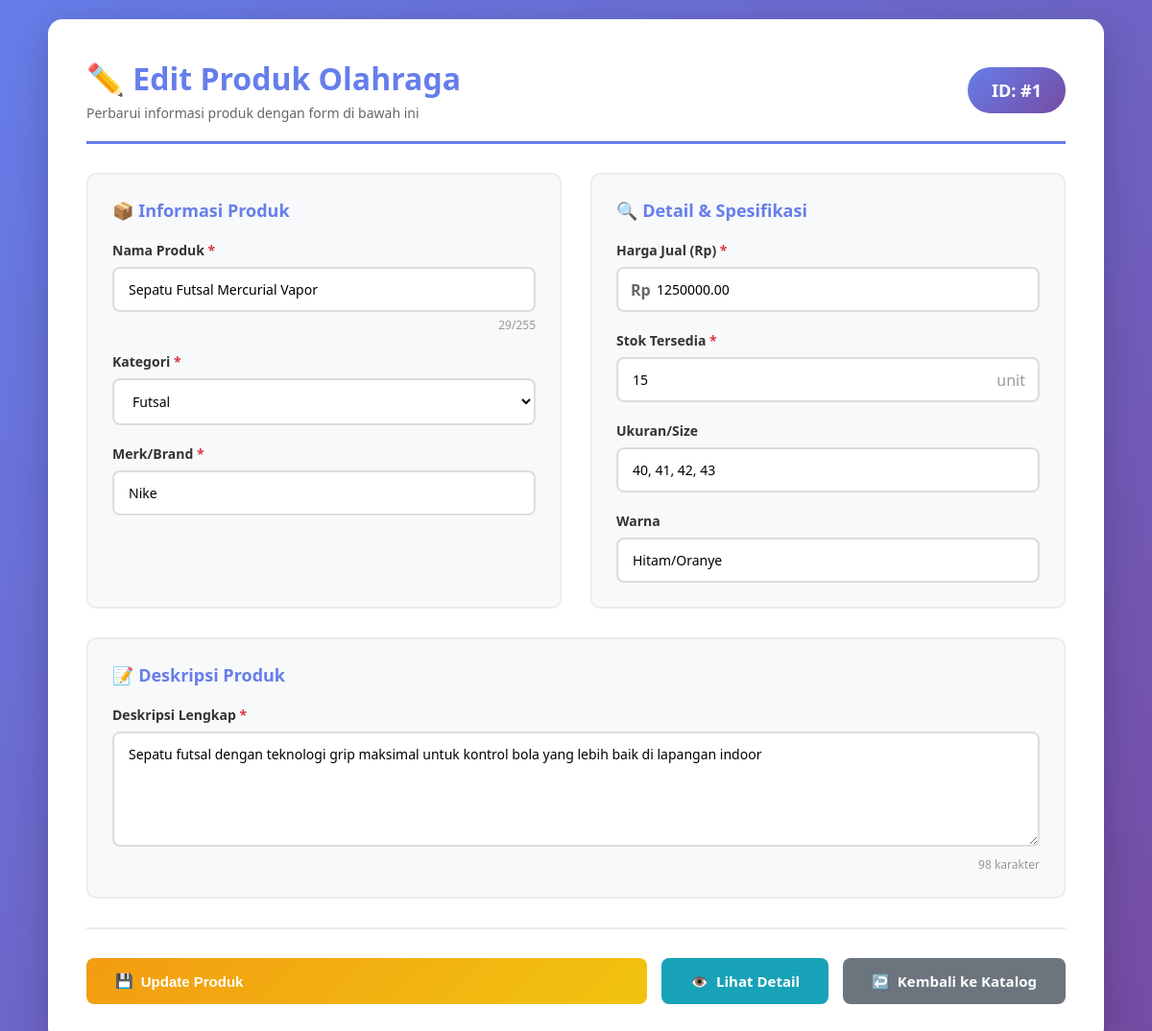
The page /edit.php?id=1 on the database its author committed.
### tables this page shows
CREATE TABLE IF NOT EXISTS produk_olahraga (
    id INT AUTO_INCREMENT PRIMARY KEY,
    nama_produk VARCHAR(255) NOT NULL,
    kategori ENUM('Sepakbola', 'Basket', 'Badminton', 'Futsal', 'Voli', 'Tenis', 'Fitness', 'Renang', 'Lari', 'Aksesoris') NOT NULL,
    merk VARCHAR(100) NOT NULL,
    deskripsi TEXT,
    harga DECIMAL(10,2) NOT NULL,
    stok INT DEFAULT 0,
    ukuran VARCHAR(50),
    warna VARCHAR(50),
    created_at TIMESTAMP DEFAULT CURRENT_TIMESTAMP,
    updated_at TIMESTAMP DEFAULT CURRENT_TIMESTAMP ON UPDATE CURRENT_TIMESTAMP
);

### edit.php (the view, shortened to what this page needs)
<?php
require_once 'config.php';
$id = isset($_GET['id']) ? (int)$_GET['id'] : 0;
$sql = "SELECT * FROM produk_olahraga WHERE id = :id";
$stmt = $pdo->prepare($sql);
$stmt->execute([':id' => $id]);
$produk = $stmt->fetch();
$kategoriList = ['Sepakbola', 'Basket', 'Badminton', 'Futsal', 'Voli', 'Tenis', 'Fitness', 'Renang', 'Lari', 'Aksesoris'];
?>
<!DOCTYPE html>
<html lang="id">
<head>
</head>
<body>
    <div class="container">
        <div class="header-section">
            <div class="header-info">
                <h1>✏️ Edit Produk Olahraga</h1>
                <p class="subtitle">Perbarui informasi produk dengan form di bawah ini</p>
            </div>
            <div class="product-id">ID: #<?= $produk['id'] ?></div>
        </div>
        <form method="POST" action="" id="editForm">
            <div class="form-container">
                <div class="form-section">
                    <h3>📦 Informasi Produk</h3>
                    <div class="form-group">
                        <label for="nama_produk">Nama Produk <span class="required">*</span></label>
                        <input type="text" id="nama_produk" name="nama_produk" value="<?= htmlspecialchars($produk['nama_produk']) ?>" required maxlength="255">
                        <div class="char-count"><span id="nama-count"><?= strlen($produk['nama_produk']) ?></span>/255</div>
                    </div>
                    <div class="form-group">
                        <label for="kategori">Kategori <span class="required">*</span></label>
                        <select id="kategori" name="kategori" required>
                            <?php foreach ($kategoriList as $kat): ?>
                                <option value="<?= $kat ?>" <?= $produk['kategori'] === $kat ? 'selected' : '' ?>><?= $kat ?></option>
                            <?php endforeach; ?>
                        </select>
                    </div>
                    <div class="form-group">
                        <label for="merk">Merk/Brand <span class="required">*</span></label>
                        <input type="text" id="merk" name="merk" value="<?= htmlspecialchars($produk['merk']) ?>" required placeholder="Contoh: Nike, Adidas, Yonex">
                    </div>
                </div>
                <div class="form-section">
                    <h3>🔍 Detail & Spesifikasi</h3>
                    <div class="form-group">
                        <label for="harga">Harga Jual (Rp) <span class="required">*</span></label>
                        <div class="input-group">
                            <span class="price-prefix">Rp</span>
                            <input type="number" id="harga" name="harga" class="price-input" step="0.01" min="0" value="<?= htmlspecialchars($produk['harga']) ?>" required>
                        </div>
                    </div>
                    <div class="form-group">
                        <label for="stok">Stok Tersedia <span class="required">*</span></label>
                        <div class="input-group">
                            <input type="number" id="stok" name="stok" min="0" value="<?= htmlspecialchars($produk['stok']) ?>" required>
                            <span class="input-icon">unit</span>
                        </div>
                    </div>
                    <div class="form-group">
                        <label for="ukuran">Ukuran/Size</label>
                        <input type="text" id="ukuran" name="ukuran" value="<?= htmlspecialchars($produk['ukuran']) ?>" placeholder="Contoh: 40, 41, 42 atau S, M, L, XL">
                    </div>
                    <div class="form-group">
                        <label for="warna">Warna</label>
                        <input type="text" id="warna" name="warna" value="<?= htmlspecialchars($produk['warna']) ?>" placeholder="Contoh: Hitam/Putih, Merah">
                    </div>
                </div>
                <div class="form-section full-width">
                    <h3>📝 Deskripsi Produk</h3>
                    <div class="form-group">
                        <label for="deskripsi">Deskripsi Lengkap <span class="required">*</span></label>
                        <textarea id="deskripsi" name="deskripsi" required placeholder="Jelaskan fitur, spesifikasi, dan keunggulan produk secara detail..."><?= htmlspecialchars($produk['deskripsi']) ?></textarea>
                        <div class="char-count"><span id="desc-count"><?= strlen($produk['deskripsi']) ?></span> karakter</div>
                    </div>
                </div>
            </div>
            <div class="button-group">
                <button type="submit" class="btn btn-warning">
                    <span>💾</span> Update Produk
                </button>
                <a href="detail.php?id=<?= $produk['id'] ?>" class="btn btn-info">
                    <span>👁️</span> Lihat Detail
                </a>
                <a href="index.php" class="btn btn-secondary">
                    <span>↩️</span> Kembali ke Katalog
                </a>
            </div>
        </form>
    </div>
</body>
</html>

### edit.php (style rules this page uses)
* { margin: 0; padding: 0; box-sizing: border-box; }
body { font-family: 'Segoe UI', Tahoma, Geneva, Verdana, sans-serif; background: linear-gradient(135deg, #667eea 0%, #764ba2 100%); padding: 20px; min-height: 100vh; }
.container { max-width: 1100px; margin: 0 auto; background: white; padding: 40px; border-radius: 15px; box-shadow: 0 10px 40px rgba(0,0,0,0.2); }
.header-section { display: flex; justify-content: space-between; align-items: center; margin-bottom: 30px; padding-bottom: 20px; border-bottom: 3px solid #667eea; }
.header-info h1 { color: #667eea; margin-bottom: 5px; font-size: 32px; }
.header-info .subtitle { color: #666; font-size: 14px; }
.product-id { background: linear-gradient(135deg, #667eea 0%, #764ba2 100%); color: white; padding: 12px 25px; border-radius: 25px; font-weight: 700; font-size: 18px; }
.form-container { display: grid; grid-template-columns: 1fr 1fr; gap: 30px; }
.form-section { background: #f8f9fa; padding: 25px; border-radius: 10px; border: 2px solid #e9ecef; }
.form-section h3 { color: #667eea; margin-bottom: 20px; font-size: 18px; display: flex; align-items: center; gap: 10px; }
.form-group { margin-bottom: 20px; }
.form-group:last-child { margin-bottom: 0; }
label { display: block; margin-bottom: 8px; font-weight: 600; color: #333; font-size: 14px; }
input, textarea, select { width: 100%; padding: 12px 15px; border: 2px solid #ddd; border-radius: 8px; font-size: 14px; font-family: inherit; transition: all 0.3s; }
textarea { min-height: 120px; resize: vertical; }
select { background: white; cursor: pointer; }
.input-group { position: relative; }
.input-icon { position: absolute; right: 15px; top: 50%; transform: translateY(-50%); color: #999; }
.price-input { padding-left: 40px !important; }
.price-prefix { position: absolute; left: 15px; top: 50%; transform: translateY(-50%); font-weight: 600; color: #666; }
.button-group { display: flex; gap: 15px; margin-top: 30px; padding-top: 30px; border-top: 2px solid #e9ecef; }
.btn { padding: 14px 30px; border: none; border-radius: 8px; cursor: pointer; font-size: 15px; font-weight: 600; text-decoration: none; display: inline-flex; align-items: center; gap: 8px; transition: all 0.3s; }
.btn-warning { background: linear-gradient(135deg, #f39c12 0%, #f1c40f 100%); color: white; flex: 1; }
.btn-secondary { background: #6c757d; color: white; }
.btn-info { background: #17a2b8; color: white; }
.required { color: #dc3545; }
.char-count { font-size: 12px; color: #999; margin-top: 5px; text-align: right; }
.full-width { grid-column: 1 / -1; }

### rows shown on the page
produk_olahraga: id "1", nama_produk "Sepatu Futsal Mercurial Vapor", nama_produk "29", kategori "Futsal", merk "Nike", harga "1250000.00", stok "15", ukuran "40, 41, 42, 43", warna "Hitam/Oranye", deskripsi "Sepatu futsal dengan teknologi grip maksimal untuk kontrol bola yang lebih baik di lapangan indoor", deskripsi "98"
